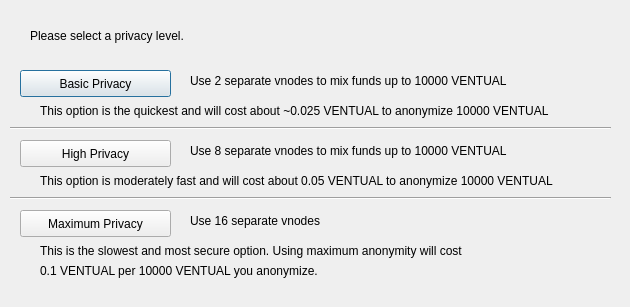
<?xml version="1.0" encoding="UTF-8"?>
<ui version="4.0">
 <class>ObfuscationConfig</class>
 <widget class="QDialog" name="ObfuscationConfig">
  <property name="geometry">
   <rect>
    <x>0</x>
    <y>0</y>
    <width>630</width>
    <height>307</height>
   </rect>
  </property>
  <property name="windowTitle">
   <string>Configure Obfuscation</string>
  </property>
  <widget class="QPushButton" name="buttonBasic">
   <property name="geometry">
    <rect>
     <x>20</x>
     <y>70</y>
     <width>151</width>
     <height>27</height>
    </rect>
   </property>
   <property name="text">
    <string>Basic Privacy</string>
   </property>
  </widget>
  <widget class="QPushButton" name="buttonHigh">
   <property name="geometry">
    <rect>
     <x>20</x>
     <y>140</y>
     <width>151</width>
     <height>27</height>
    </rect>
   </property>
   <property name="text">
    <string>High Privacy</string>
   </property>
  </widget>
  <widget class="QPushButton" name="buttonMax">
   <property name="geometry">
    <rect>
     <x>20</x>
     <y>210</y>
     <width>151</width>
     <height>27</height>
    </rect>
   </property>
   <property name="text">
    <string>Maximum Privacy</string>
   </property>
  </widget>
  <widget class="QLabel" name="label">
   <property name="geometry">
    <rect>
     <x>30</x>
     <y>20</y>
     <width>571</width>
     <height>31</height>
    </rect>
   </property>
   <property name="text">
    <string>Please select a privacy level.</string>
   </property>
  </widget>
  <widget class="QLabel" name="label_2">
   <property name="geometry">
    <rect>
     <x>190</x>
     <y>70</y>
     <width>421</width>
     <height>21</height>
    </rect>
   </property>
   <property name="text">
    <string>Use 2 separate vnodes to mix funds up to 10000 VENTUAL</string>
   </property>
  </widget>
  <widget class="QLabel" name="label_3">
   <property name="geometry">
    <rect>
     <x>190</x>
     <y>140</y>
     <width>411</width>
     <height>21</height>
    </rect>
   </property>
   <property name="text">
    <string>Use 8 separate vnodes to mix funds up to 10000 VENTUAL</string>
   </property>
  </widget>
  <widget class="QLabel" name="label_4">
   <property name="geometry">
    <rect>
     <x>190</x>
     <y>210</y>
     <width>421</width>
     <height>21</height>
    </rect>
   </property>
   <property name="text">
    <string>Use 16 separate vnodes</string>
   </property>
  </widget>
  <widget class="QLabel" name="label_6">
   <property name="geometry">
    <rect>
     <x>40</x>
     <y>100</y>
     <width>561</width>
     <height>21</height>
    </rect>
   </property>
   <property name="text">
    <string>This option is the quickest and will cost about ~0.025 VENTUAL to anonymize 10000 VENTUAL</string>
   </property>
  </widget>
  <widget class="QLabel" name="label_7">
   <property name="geometry">
    <rect>
     <x>40</x>
     <y>170</y>
     <width>561</width>
     <height>21</height>
    </rect>
   </property>
   <property name="text">
    <string>This option is moderately fast and will cost about 0.05 VENTUAL to anonymize 10000 VENTUAL</string>
   </property>
  </widget>
  <widget class="QLabel" name="label_8">
   <property name="geometry">
    <rect>
     <x>40</x>
     <y>240</y>
     <width>561</width>
     <height>21</height>
    </rect>
   </property>
   <property name="text">
    <string>This is the slowest and most secure option. Using maximum anonymity will cost</string>
   </property>
  </widget>
  <widget class="QLabel" name="label_9">
   <property name="geometry">
    <rect>
     <x>40</x>
     <y>260</y>
     <width>561</width>
     <height>21</height>
    </rect>
   </property>
   <property name="text">
    <string>0.1 VENTUAL per 10000 VENTUAL you anonymize.</string>
   </property>
  </widget>
  <widget class="Line" name="line">
   <property name="geometry">
    <rect>
     <x>10</x>
     <y>120</y>
     <width>601</width>
     <height>16</height>
    </rect>
   </property>
   <property name="orientation">
    <enum>Qt::Horizontal</enum>
   </property>
  </widget>
  <widget class="Line" name="line_2">
   <property name="geometry">
    <rect>
     <x>10</x>
     <y>190</y>
     <width>601</width>
     <height>16</height>
    </rect>
   </property>
   <property name="orientation">
    <enum>Qt::Horizontal</enum>
   </property>
  </widget>
 </widget>
 <resources/>
 <connections/>
</ui>
